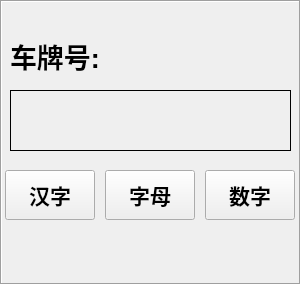
   <widget class="QFrame" name="frame_2">
    <property name="geometry">
     <rect>
      <x>60</x>
      <y>140</y>
      <width>301</width>
      <height>285</height>
     </rect>
    </property>
    <property name="sizePolicy">
     <sizepolicy hsizetype="Ignored" vsizetype="Ignored">
      <horstretch>0</horstretch>
      <verstretch>0</verstretch>
     </sizepolicy>
    </property>
    <property name="minimumSize">
     <size>
      <width>13</width>
      <height>0</height>
     </size>
    </property>
    <property name="font">
     <font>
      <pointsize>24</pointsize>
      <weight>75</weight>
      <bold>true</bold>
      <kerning>true</kerning>
     </font>
    </property>
    <property name="autoFillBackground">
     <bool>false</bool>
    </property>
    <property name="styleSheet">
     <string notr="true">background-image: url(:/background/qrc/background/back.png);
 </string>
    </property>
    <property name="frameShape">
     <enum>QFrame::Box</enum>
    </property>
    <property name="frameShadow">
     <enum>QFrame::Sunken</enum>
    </property>
    <widget class="QLabel" name="label_3">
     <property name="geometry">
      <rect>
       <x>10</x>
       <y>40</y>
       <width>91</width>
       <height>31</height>
      </rect>
     </property>
     <property name="font">
      <font>
       <pointsize>20</pointsize>
       <weight>75</weight>
       <italic>false</italic>
       <bold>true</bold>
      </font>
     </property>
     <property name="text">
      <string>车牌号:</string>
     </property>
    </widget>
    <widget class="QLabel" name="label_speaker">
     <property name="geometry">
      <rect>
       <x>6</x>
       <y>230</y>
       <width>290</width>
       <height>61</height>
      </rect>
     </property>
     <property name="font">
      <font>
       <pointsize>22</pointsize>
       <weight>75</weight>
       <bold>true</bold>
       <underline>false</underline>
       <strikeout>false</strikeout>
       <kerning>true</kerning>
      </font>
     </property>
     <property name="text">
      <string/>
     </property>
    </widget>
    <widget class="QLabel" name="label_carnum">
     <property name="geometry">
      <rect>
       <x>10</x>
       <y>90</y>
       <width>281</width>
       <height>61</height>
      </rect>
     </property>
     <property name="font">
      <font>
       <pointsize>20</pointsize>
       <weight>75</weight>
       <italic>false</italic>
       <bold>true</bold>
       <kerning>true</kerning>
      </font>
     </property>
     <property name="frameShape">
      <enum>QFrame::Box</enum>
     </property>
     <property name="text">
      <string/>
     </property>
     <property name="alignment">
      <set>Qt::AlignCenter</set>
     </property>
    </widget>
    <widget class="QPushButton" name="pbtn_change2">
     <property name="geometry">
      <rect>
       <x>105</x>
       <y>170</y>
       <width>90</width>
       <height>50</height>
      </rect>
     </property>
     <property name="font">
      <font>
       <pointsize>16</pointsize>
       <weight>75</weight>
       <bold>true</bold>
      </font>
     </property>
     <property name="focusPolicy">
      <enum>Qt::NoFocus</enum>
     </property>
     <property name="styleSheet">
      <string notr="true">border-image: url(:/icon/qrc/keyboard-b/button-02.png);</string>
     </property>
     <property name="text">
      <string>字母</string>
     </property>
    </widget>
    <widget class="QPushButton" name="pbtn_change1">
     <property name="geometry">
      <rect>
       <x>5</x>
       <y>170</y>
       <width>90</width>
       <height>50</height>
      </rect>
     </property>
     <property name="font">
      <font>
       <pointsize>16</pointsize>
       <weight>75</weight>
       <bold>true</bold>
      </font>
     </property>
     <property name="focusPolicy">
      <enum>Qt::NoFocus</enum>
     </property>
     <property name="styleSheet">
      <string notr="true">border-image: url(:/icon/qrc/keyboard-b/button-02.png);</string>
     </property>
     <property name="text">
      <string>汉字</string>
     </property>
    </widget>
    <widget class="QPushButton" name="pbtn_change3">
     <property name="geometry">
      <rect>
       <x>205</x>
       <y>170</y>
       <width>90</width>
       <height>50</height>
      </rect>
     </property>
     <property name="font">
      <font>
       <pointsize>16</pointsize>
       <weight>75</weight>
       <bold>true</bold>
      </font>
     </property>
     <property name="focusPolicy">
      <enum>Qt::NoFocus</enum>
     </property>
     <property name="styleSheet">
      <string notr="true">border-image: url(:/icon/qrc/keyboard-b/button-02.png);</string>
     </property>
     <property name="text">
      <string>数字</string>
     </property>
    </widget>
   </widget>
